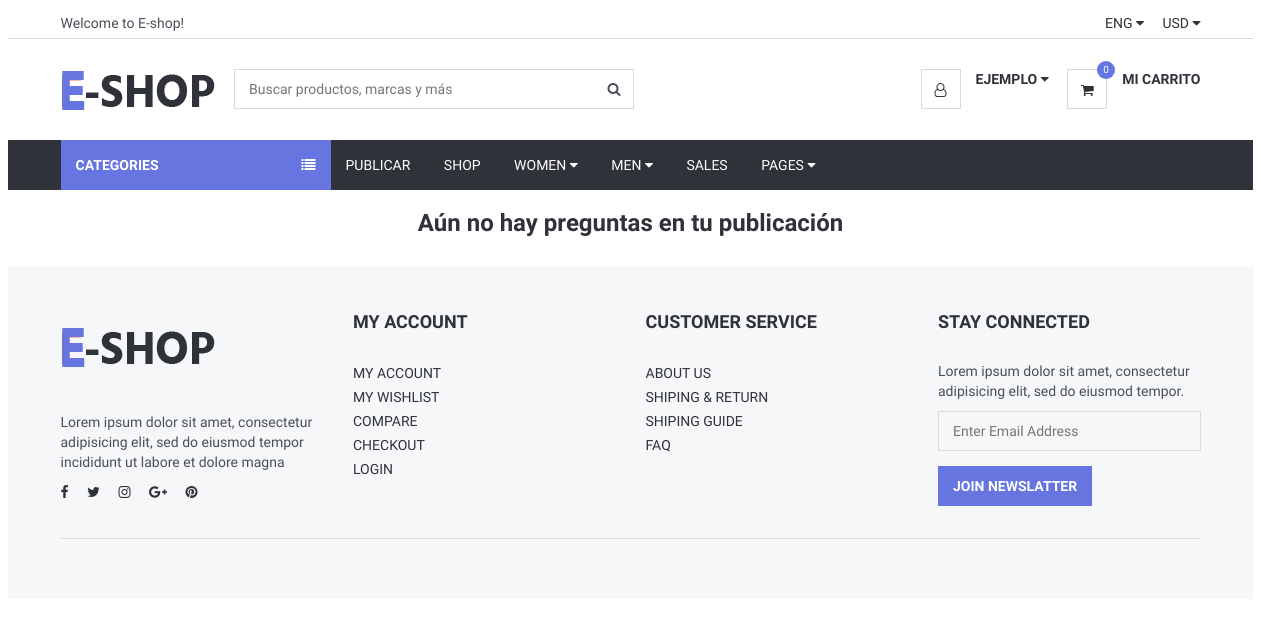
Page /Views/preguntasenpublicaciones.php (signed in) on the earlier database version.
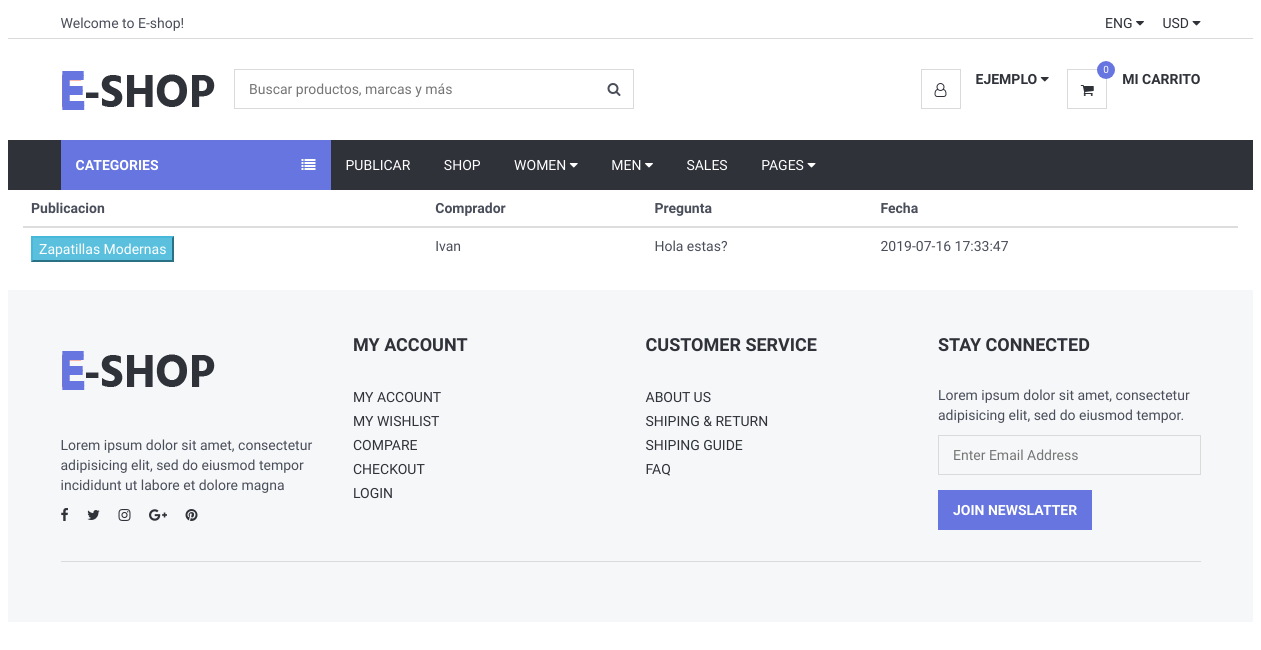
Same page on the later database version.
### tables this page shows
CREATE TABLE `producto` (
  `id` int(11) NOT NULL,
  `nombre` varchar(200) NOT NULL,
  `estado` varchar(60) NOT NULL,
  `precio` double NOT NULL,
  `formasdepago` varchar(100) NOT NULL,
  `envio` varchar(100) NOT NULL,
  `marca` varchar(70) NOT NULL,
  `stock` int(11) NOT NULL,
  `genero` varchar(60) NOT NULL,
  `categoria` varchar(110) NOT NULL,
  `palabrasClaves` varchar(110) NOT NULL,
  `descripcion` varchar(600) NOT NULL,
  `visitas` int(11) NOT NULL,
  `idUsuario` int(11) NOT NULL,
  `latitud` varchar(120) NOT NULL,
  `longitud` varchar(120) NOT NULL,
  `ventas` int(11) NOT NULL
);

CREATE TABLE `pregunta` (
  `id` int(11) NOT NULL,
  `texto` varchar(600) NOT NULL,
  `idComprador` int(11) NOT NULL,
  `idVendedor` int(11) NOT NULL,
  `idProducto` int(11) NOT NULL,
  `fecha` datetime NOT NULL DEFAULT CURRENT_TIMESTAMP
);

CREATE TABLE `usuario` (
  `id` int(11) NOT NULL,
  `email` varchar(50) NOT NULL,
  `password` varchar(20) NOT NULL,
  `Nombre` varchar(20) NOT NULL,
  `estado` varchar(200) NOT NULL,
  `pais` varchar(100) NOT NULL,
  `latitud` varchar(100) NOT NULL,
  `longitud` varchar(100) NOT NULL,
  `rol` varchar(100) NOT NULL,
  `idTipoUser` int(11) DEFAULT NULL
);

### Views/conexionBD/conexion.php (called while the page is built, shortened)
<?php
class Conexion{
	 private $msq="";
	public function __construct()
	 {
		 $archivoConfig = "config.ini";
		 $confi = parse_ini_file($archivoConfig, true);
		 $this->host = $confi["bd"]["host"];
		 $this->usuario = $confi["bd"]["usuario"];
		 $this->clave=$confi["bd"]["clave"];
		 $this->bd = $confi["bd"]["bd"];
		$this->msq = new mysqli($this->host, $this->usuario, $this->clave, $this->bd);
	 }
	 public function realizarConsulta($consulta){
		 if(!$resultado = $this->msq->query($consulta) )
		 {
		   die( "Ha ocurrido un error al ejecutar la consulta :" . $consulta);
		 }else{
			 return $resultado;
		}
	}
	public function traerUsuarioQueValora($idUser){
		$consulta=$this->msq->prepare("SELECT nombre FROM usuario WHERE id=?");
		$consulta->bind_param("i",$idUser);
		$consulta->execute();
		$nombreu="";
		$consulta->bind_result($nombreu);
		return $nombreu;
	}
	public function buscarPreguntasEnMisPublicaciones($idUsuario){
		$consulta=$this->msq->prepare("SELECT * FROM pregunta WHERE idVendedor=?");
		$consulta->bind_param("i",$idUsuario);
		$consulta->execute();
		return $consulta->get_result();
	}
	public function consultarPublicaciones($idProducto){
		$consulta=$this->msq->prepare("SELECT * FROM producto WHERE id=?");
		$consulta->bind_param("i",$idProducto);
		$consulta->execute();
		return $consulta->get_result();
	}
}
?>

### Views/preguntasenpublicaciones.php (the view, shortened to what this page needs)
<?php
include_once("header.php");
include_once("conexionBD/conexion.php");
$conexion = new Conexion();
$id_Usuario=$_SESSION['id'];
$pregunta=$conexion->buscarPreguntasEnMisPublicaciones($id_Usuario);
?>
<div class="container-fluid">
 <?php if($pregunta->num_rows==0){ ?>
   <br><h3 class="text-center"> Aún no hay preguntas en tu publicación </h3><br>
 <?php }else{ ?>
    <table  class="table" >
        <thead>
        <tr>
            <th scope="col">Publicacion</th>
            <th scope="col">Comprador</th>
            <th scope="col">Pregunta</th>
            <th scope="col">Fecha</th>
        </tr>
        <?php
        while($preguntas = $pregunta->fetch_assoc()){
        ?>
        </thead>
        <tbody>
            <tr>
                <?php $producto = $conexion->consultarPublicaciones($preguntas['idProducto']);
                if($producto->num_rows>0){
                    while($productos=$producto->fetch_assoc()){     ?>
                       <form METHOD="get" action="detallesProducto.php?Productoid=<?php echo $f['id'];?>&Nombre=<?php echo $f['nombre'];?>&categoria=<?php echo $f['categoria'];?> ">
                            <td>
                                <button class="btn-info" type="submit" name="detalles">
                                    <?php echo $productos['nombre'];?>
                            </td>
                        </form>
                 <?php   }
                        }
                $nombreComprador = $conexion->traerUsuarioQueValora($preguntas['idComprador']);
                ?>
                <td><?php echo $nombreComprador;?></td>
                <td><?php echo $preguntas['texto'];?></td>
                <td><?php echo $preguntas['fecha'];?></td>
                <?php
                }
                ?>
            </tr>
        </tbody>
    </table>
    <?php }  ?>
</div>
<?php include_once("footer.php"); ?>

Differences in the rows shown:
added pregunta: idComprador.Nombre "Ivan", texto "Hola estas?", fecha "2019-07-16 17:33:47"
now on this page (row edited): producto: nombre "Zapatillas Modernas"
Other differences:
text no longer shown: "Aún no hay preguntas en tu publicación"
text now shown: "Publicacion Comprador Pregunta Fecha"
